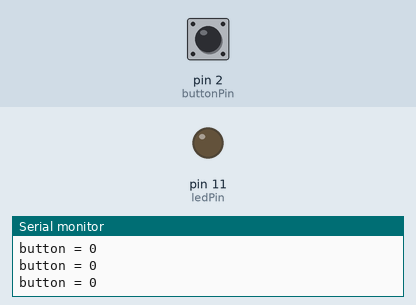
The sketch below on a simulated Arduino Uno, built with avr-gcc and run on an emulated ATmega328P. Shown: output pins drawn as LEDs (lit = HIGH), the last lines printed to the serial monitor. The test bench sets the inputs (shaded band); at power-on: pin 2 (buttonPin) LOW.

Above: at 1.2 s.
1.3 s: pin 2 (buttonPin) pulled HIGH for 0.15 s
At 1.38 s:
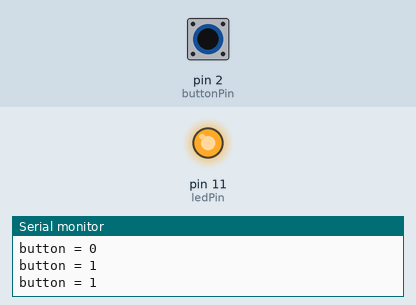
2.9 s: pin 2 (buttonPin) pulled HIGH for 3.2 s
At 6.5 s:
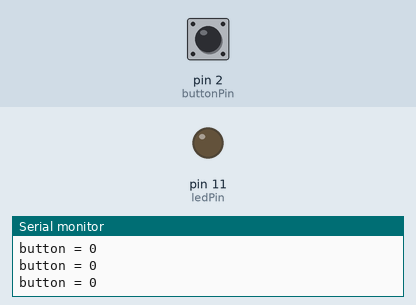
Timing chart, 0 to 8.0 s (numbered marks = the images above; inputs shaded):
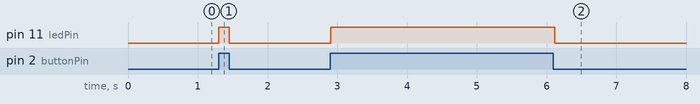

Measured:
- after the input at 1.3 s, pin 11 (ledPin): LOW → HIGH at once, → LOW 0.15 s later
- after the input at 2.9 s, pin 11 (ledPin): LOW → HIGH at once, → LOW 3.2 s later

The sketch:

W06-06-DI-DO-button-to-LED.ino
```cpp
// W06_06_DI_DO-button-to-LED
// GOAL -- control LED with a button
// print reading to serial monitor

// upload <start simulation>, open serial monitor,
// press left button -- look for 0,1 in monitor

// button variables
int buttonPin =  2 ;   // pin declare -- where is circuit ?
boolean buttonState =  0 ; // state of button 1=pressed, 0=not

// led varaiables
int ledPin = 11;
int ledState;

void setup() {
  pinMode(buttonPin,  INPUT ); // INPUT OR OUTPUT ?
  pinMode (ledPin, OUTPUT);
  Serial.begin(9600);
}


void loop () {
  // listen :: read sensors
  buttonState = digitalRead( buttonPin ); // read button

  // take action and provide feedback
  if ( buttonState == 1){
    digitalWrite(ledPin, 1);
  } else {
    digitalWrite(ledPin, 0);
  }
  // feedback to screen
  Serial.print ( "button = " );
  Serial.println(buttonState);   // print button state

  delay(50); // just slow it down a little
}
```
